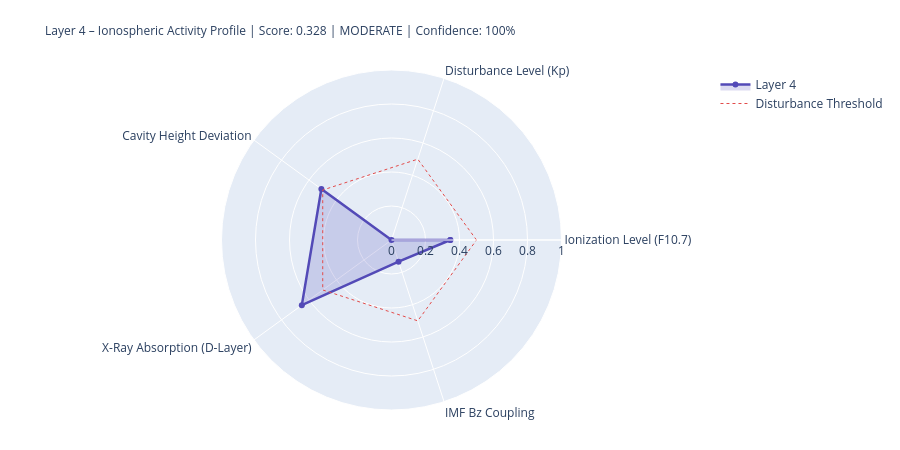

Here is the notebook cell this chart was saved with:
### Markdown cell above
---
## 4. State Assessment & Handoff to Layer 5

### Code cell
# ============================================================
# LAYER-4-SCORE
# ============================================================

COMPONENTS = {
    'Ionization Level (F10.7)':    {'score': ioniz,       'source': 'primary' if f107_now else 'from_layer0', 'dynamic': True},
    'Disturbance Level (Kp)':          {'score': disturb,     'source': 'primary' if kp_now   else 'from_layer0', 'dynamic': True},
    'Cavity Height Deviation':    {'score': h_dev,       'source': 'derived',                                'dynamic': True},
    'X-Ray Absorption (D-Layer)':{'score': xray_ioniz,  'source': 'primary' if xray_now else 'missing',     'dynamic': True},
    'IMF Bz Coupling':             {'score': bz_coupling, 'source': 'primary' if bz_now   else 'from_layer0', 'dynamic': True},
}

available    = {k: v['score'] for k, v in COMPONENTS.items() if v['score'] is not None}
unavailable  = [k for k, v in COMPONENTS.items() if v['score'] is None]
layer4_score = round(sum(available.values()) / len(available), 4) if available else None
confidence   = round(len(available) / len(COMPONENTS), 2)
level = ('unknown' if layer4_score is None
         else 'quiet'   if layer4_score < 0.3
         else 'moderate' if layer4_score < 0.6
         else 'active')
dominant_l4 = max(available, key=available.get) if available else 'none'

# Resonance delta for Schumann SR-1
sr1_ref = schumann_freq(1, 80.0)
sr1_now = schumann_freq(1, h_eff)
sr1_delta_mhz = (sr1_now - sr1_ref) * 1000

# Propagation conditions
prop_cond = ('disturbed'   if kp_val > 4
             else 'unsettled' if kp_val > 2
             else 'normal')
if xray_class in ['X', 'M']:
    prop_cond = 'Radio-Blackout moeglich'

W = 68
print('=' * W)
print('LAYER 4 – IONOSPHERE – STATE ASSESSMENT')
print('=' * W)
for name, comp in COMPONENTS.items():
    s = comp['score']
    if s is not None:
        bar = '█' * int(s * 20) + '░' * (20 - int(s * 20))
        print(f'  {name:<36} {bar}  {s:.3f}  [{comp["source"]}]')
    else:
        print(f'  {name:<36} {"─" * 20}  n/a   [missing]')
print('-' * W)
print(f'  Score:          {layer4_score:.3f}  ({len(available)}/{len(COMPONENTS)} components)')
print(f'  Confidence:     {confidence:.0%}')
print(f'  Level:          {level.upper()}')
print(f'  Dominant:       {dominant_l4}')
print(f'  Cavity height:  {h_eff:.1f} km  (Ref: 80.0 km)')
print(f'  SR-1:           {sr1_now:.3f} Hz  (Δ {sr1_delta_mhz:+.1f} mHz vs. ref)')
print(f'  Propagation:    {prop_cond}')
print(f'  X-Ray:          {xray_class}-class  ({xray_now:.2e} W/m²)' if xray_now else '  X-Ray:          n/a')
print('=' * W)

# Radar
cats   = list(available.keys())
vals_r = list(available.values())
if len(cats) >= 3:
    fig = go.Figure()
    fig.add_trace(go.Scatterpolar(
        r=vals_r + [vals_r[0]], theta=cats + [cats[0]],
        fill='toself', fillcolor='rgba(83,74,183,0.20)',
        line=dict(color='#534AB7', width=2.5), name='Layer 4'
    ))
    fig.add_trace(go.Scatterpolar(
        r=[0.5] * (len(cats)+1), theta=cats + [cats[0]],
        line=dict(color='#E24B4A', dash='dot', width=1),
        mode='lines', name='Disturbance Threshold'
    ))
    fig.update_layout(
        title=dict(
            text=f'Layer 4 – Ionospheric Activity Profile | Score: {layer4_score:.3f} | {level.upper()} | Confidence: {confidence:.0%}',
            font=dict(size=12)
        ),
        polar=dict(radialaxis=dict(visible=True, range=[0, 1])),
        height=450, showlegend=True,
        margin=dict(l=80, r=80, t=70, b=40)
    )
    fig.show()

### Figure 1 — Plotly figure (JSON) as saved in the notebook; plotly's stock layout.template omitted (floating-point values rounded to 4 significant figures)
{"data": [{"fill": "toself", "fillcolor": "rgba(83,74,183,0.20)", "line": {"color": "#534AB7", "width": 2.5}, "name": "Layer 4", "r": [0.346, 0.0, 0.51, 0.652, 0.134, 0.346], "theta": ["Ionization Level (F10.7)", "Disturbance Level (Kp)", "Cavity Height Deviation", "X-Ray Absorption (D-Layer)", "IMF Bz Coupling", "Ionization Level (F10.7)"], "type": "scatterpolar"}, {"line": {"color": "#E24B4A", "dash": "dot", "width": 1}, "mode": "lines", "name": "Disturbance Threshold", "r": [0.5, 0.5, 0.5, 0.5, 0.5, 0.5], "theta": ["Ionization Level (F10.7)", "Disturbance Level (Kp)", "Cavity Height Deviation", "X-Ray Absorption (D-Layer)", "IMF Bz Coupling", "Ionization Level (F10.7)"], "type": "scatterpolar"}], "layout": {"height": 450, "margin": {"b": 40, "l": 80, "r": 80, "t": 70}, "polar": {"radialaxis": {"range": [0, 1], "visible": true}}, "showlegend": true, "title": {"font": {"size": 12}, "text": "Layer 4 – Ionospheric Activity Profile | Score: 0.328 | MODERATE | Confidence: 100%"}}}
